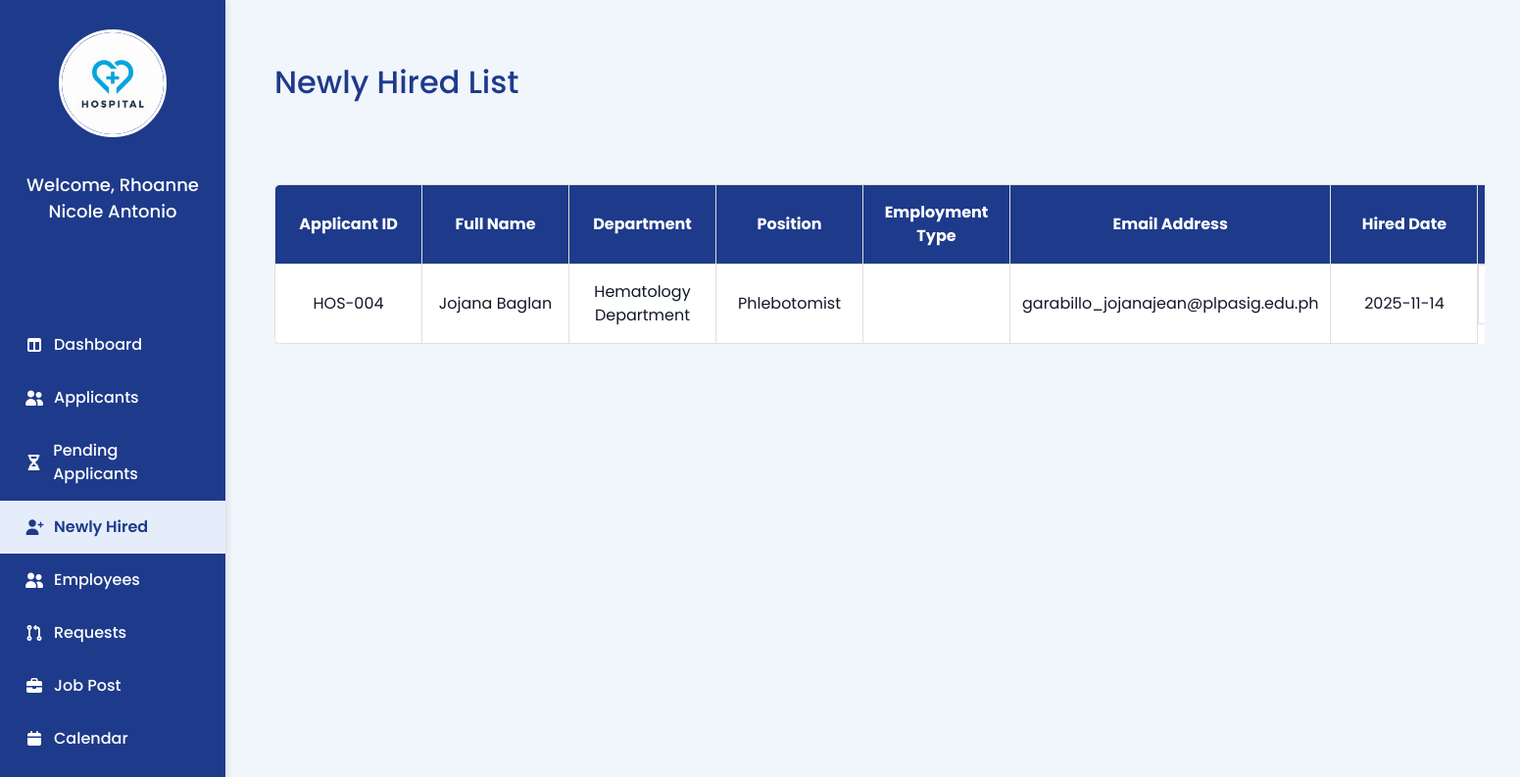
Before: /Newly-Hired.php with the older database file.
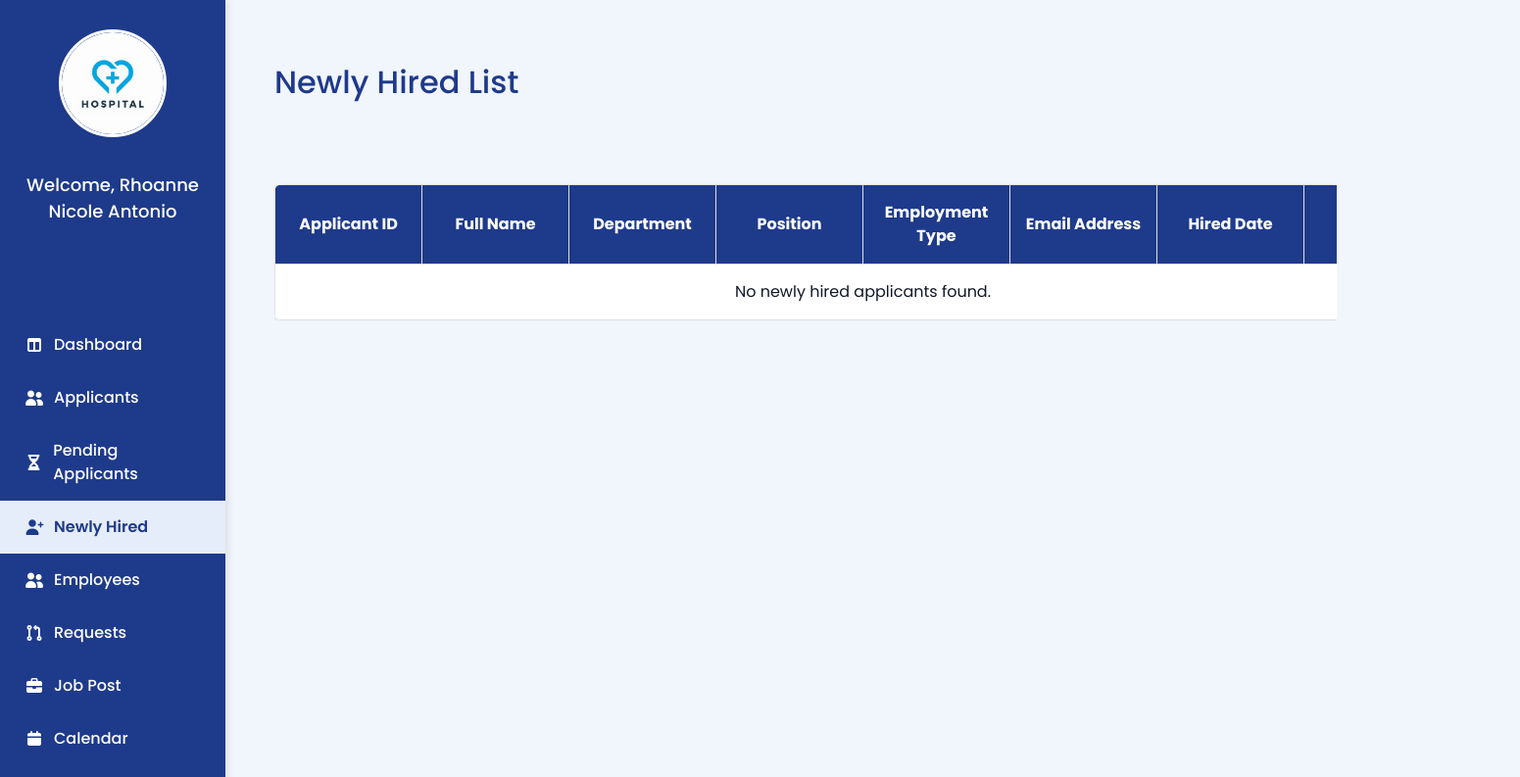
After: the same page with the newer database file.
### tables this page shows
CREATE TABLE `applicant` (
  `applicantID` varchar(100) NOT NULL,
  `fullName` varchar(150) NOT NULL,
  `position_applied` varchar(100) NOT NULL,
  `department` varchar(150) NOT NULL,
  `type_name` varchar(50) DEFAULT NULL,
  `date_applied` date NOT NULL,
  `contact_number` varchar(20) NOT NULL,
  `email_address` varchar(100) NOT NULL,
  `home_address` varchar(255) NOT NULL,
  `previous_job` varchar(100) DEFAULT NULL,
  `company_name` varchar(150) NOT NULL,
  `date_started` date NOT NULL,
  `years_experience` int(11) DEFAULT NULL,
  `in_role` varchar(5) NOT NULL,
  `university` varchar(150) NOT NULL,
  `course` varchar(100) NOT NULL,
  `year_graduated` year(4) NOT NULL,
  `skills` text NOT NULL,
  `summary` text NOT NULL,
  `status` varchar(20) NOT NULL,
  `hired_at` date DEFAULT NULL,
  `profile_pic` varchar(255) DEFAULT NULL
);

### Newly-Hired.php (the view, shortened to what this page needs)
<?php
require 'admin/db.connect.php';
$managername = "";
$managerQuery = $conn->query("SELECT fullname FROM user WHERE role='Employee' AND sub_role='HR Manager' LIMIT 1");
if ($managerQuery && $row = $managerQuery->fetch_assoc()) {
    $managername = $row['fullname'];
}
$newlyHiredQuery = $conn->query("SELECT * FROM applicant WHERE status='Hired'");
$newlyHired = $newlyHiredQuery ? $newlyHiredQuery->fetch_all(MYSQLI_ASSOC) : [];
?>
<!DOCTYPE html>
<html lang="en">
<head>
    <link rel="stylesheet" href="manager-sidebar.css">
    <link rel="stylesheet" href="https://cdnjs.cloudflare.com/ajax/libs/font-awesome/7.0.1/css/all.min.css" />
    <link rel="stylesheet" href="https://cdn.jsdelivr.net/npm/bootstrap@5.3.3/dist/css/bootstrap.min.css">
</head>
<body>
    <div class="sidebar">
        <div class="sidebar-logo"><img src="Images/hospitallogo.png" alt="Logo"></div>
        <div class="sidebar-name">
            <p><?php echo "Welcome, $managername"; ?></p>
        </div>
        <ul class="nav">
            <li><a href="Manager_Dashboard.php"><i class="fa-solid fa-table-columns"></i>Dashboard</a></li>
            <li><a href="Manager_Applicants.php"><i class="fa-solid fa-user-group"></i>Applicants</a></li>
            <li><a href="Manager_PendingApplicants.php"><i class="fa-solid fa-hourglass-half"></i>Pending Applicants</a>
            </li>
            <li class="active"><a href="Newly-Hired.php"><i class="fa-solid fa-user-plus"></i>Newly Hired</a></li>
            <li><a href="Manager_Employees.php"><i class="fa-solid fa-user-group"></i>Employees</a></li>
            <li><a href="Manager_Request.php"><i class="fa-solid fa-code-pull-request"></i>Requests</a></li>
            <li><a href="Manager-JobPosting.php"><i class="fa-solid fa-briefcase"></i>Job Post</a></li>
            <li><a href="Manager_Calendar.php"><i class="fa-solid fa-calendar"></i>Calendar</a></li>
            <li><a href="Manager_Approvals.php"><i class="fa-solid fa-circle-check"></i>Approvals</a></li>
        </ul>
    </div>
    <div class="main-content">
        <div class="main-content-header">
            <h1>Newly Hired List</h1>
        </div>
        <div class="table-container">
            <div class="table-responsive">
                <table>
                    <thead>
                        <tr>
                            <th>Applicant ID</th>
                            <th>Full Name</th>
                            <th>Department</th>
                            <th>Position</th>
                            <th>Employment Type</th>
                            <th>Email Address</th>
                            <th>Hired Date</th>
                            <th>Action</th>
                        </tr>
                    </thead>
                    <tbody>
                        <?php if (!empty($newlyHired)): ?>
                            <?php foreach ($newlyHired as $hire): ?>
                                <tr>
                                    <td><?php echo htmlspecialchars($hire['applicantID']); ?></td>
                                    <td><?php echo htmlspecialchars($hire['fullName']); ?></td>
                                    <td><?php echo htmlspecialchars($hire['department']); ?></td>
                                    <td><?php echo htmlspecialchars($hire['position_applied']); ?></td>
                                    <td><?php echo htmlspecialchars($hire['type_name']); ?></td>
                                    <td><?php echo htmlspecialchars($hire['email_address']); ?></td>
                                    <td><?php echo htmlspecialchars($hire['hired_at']); ?></td>
                                    <td class="action-icons">
                                    </td>
                                </tr>
                            <?php endforeach; ?>
                        <?php else: ?>
                            <tr>
                                <td colspan="8">No newly hired applicants found.</td>
                            </tr>
                        <?php endif; ?>
                    </tbody>
                </table>
            </div>
        </div>
    </div>
</body>
</html>

Changed rows visible on the page:
no longer on this page (row edited): applicant: applicantID "HOS-004", fullName "Jojana Baglan", department "Hematology Department", position_applied "Phlebotomist", email_address "garabillo_jojanajean@plpasig.edu.ph", hired_at "2025-11-14"
Other visible differences:
text now shown: "No newly hired applicants found."
